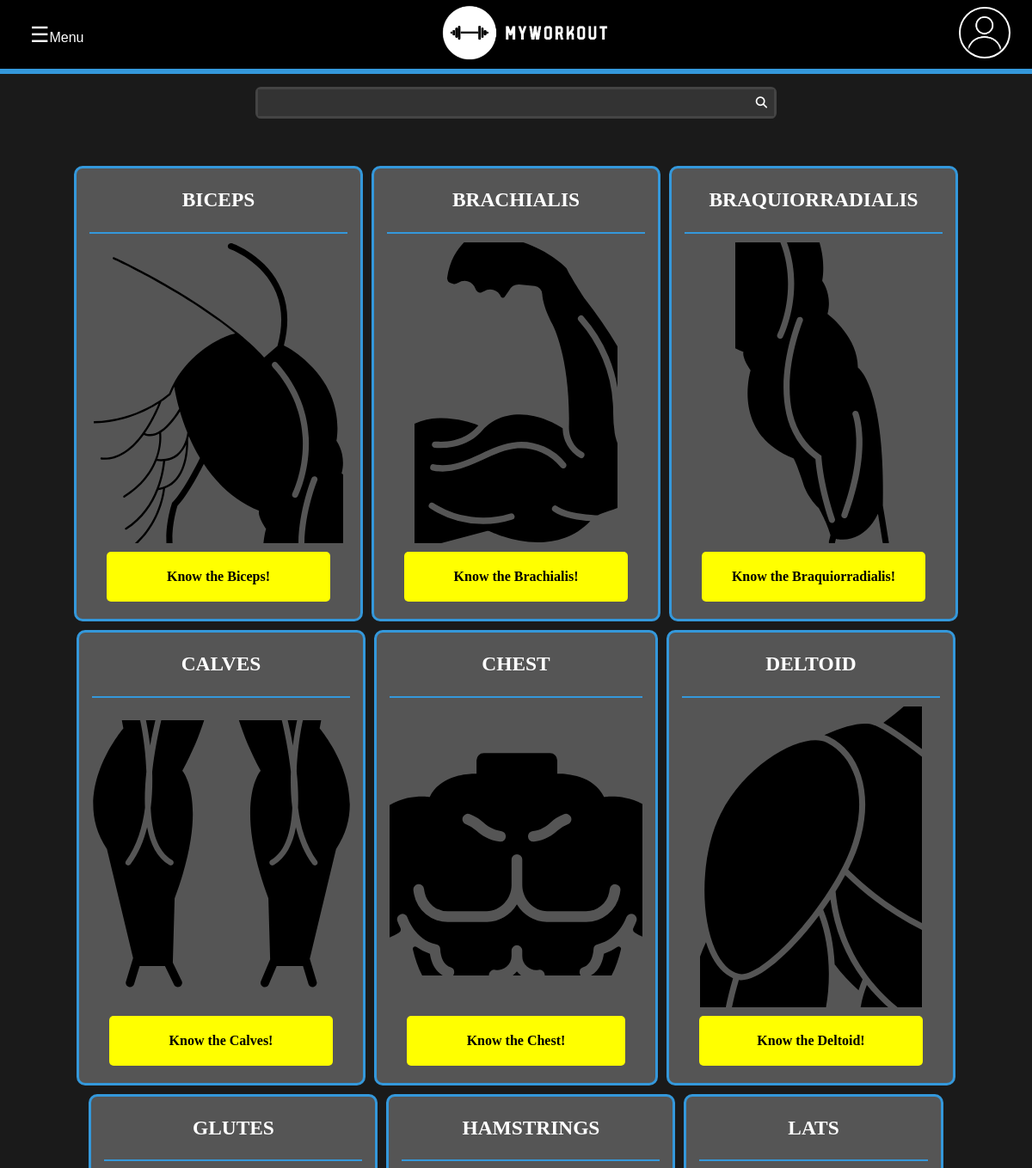
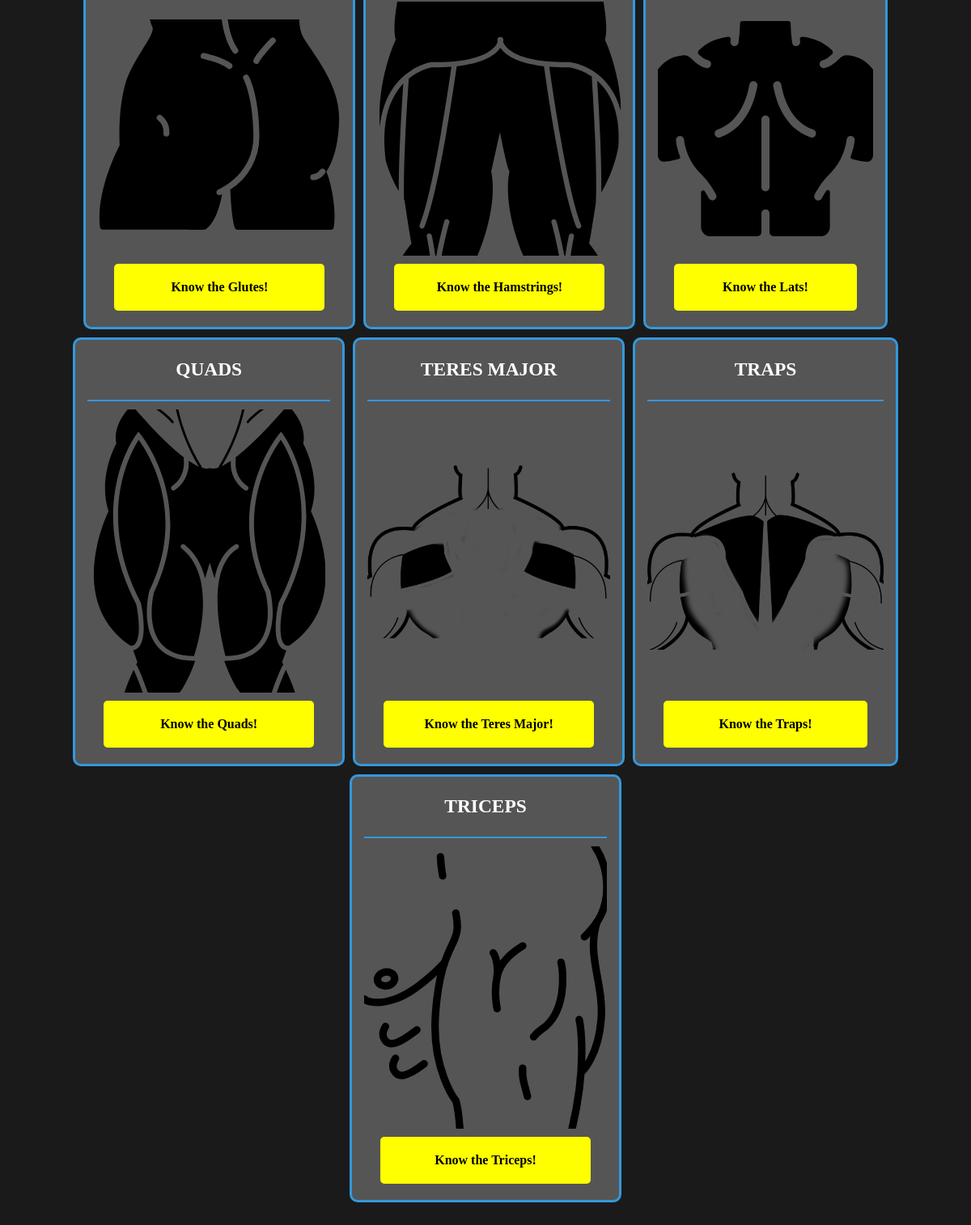
/workout/muscles/, run on an earlier commit of the app's database (2 pictures, top to bottom).
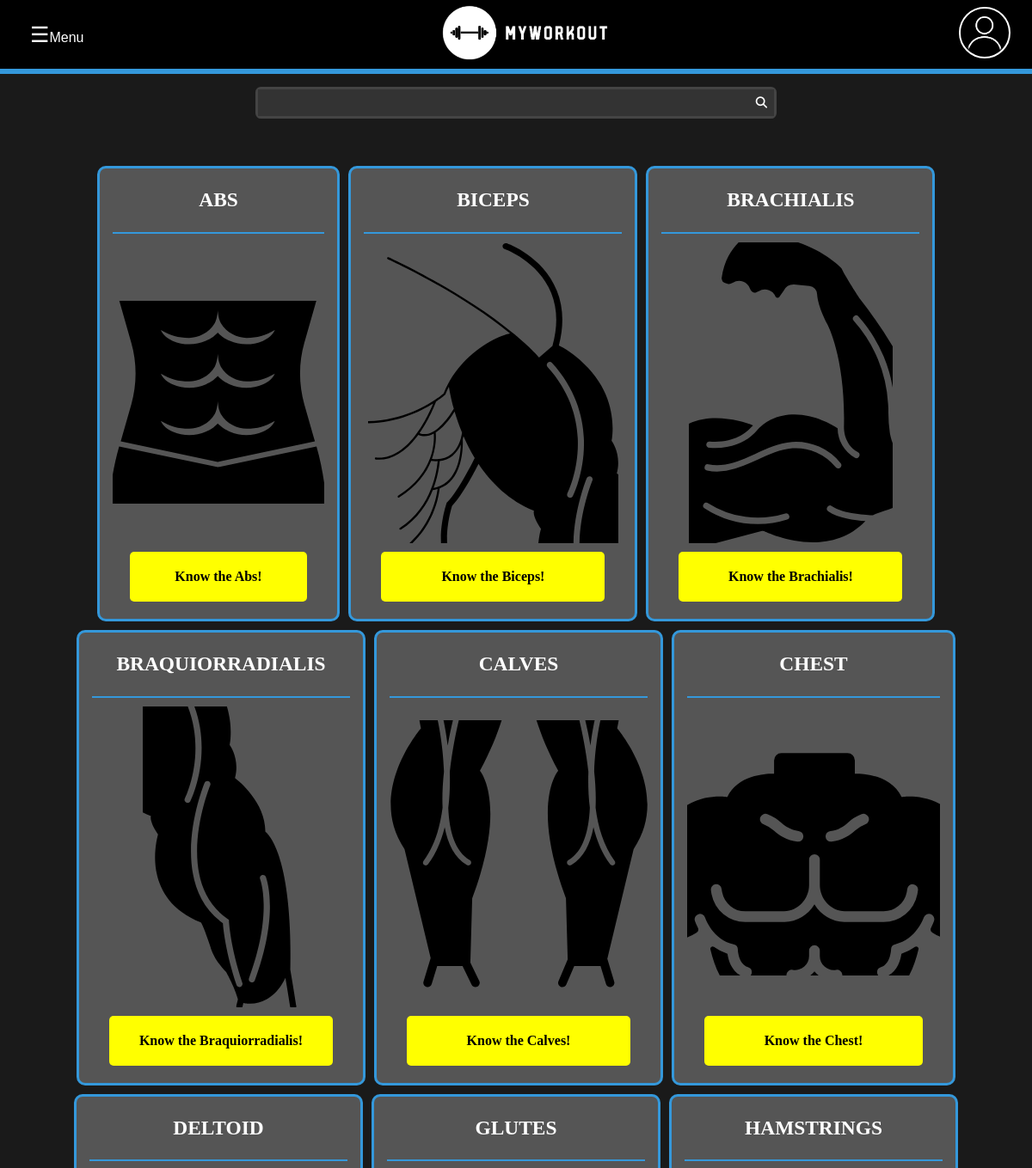
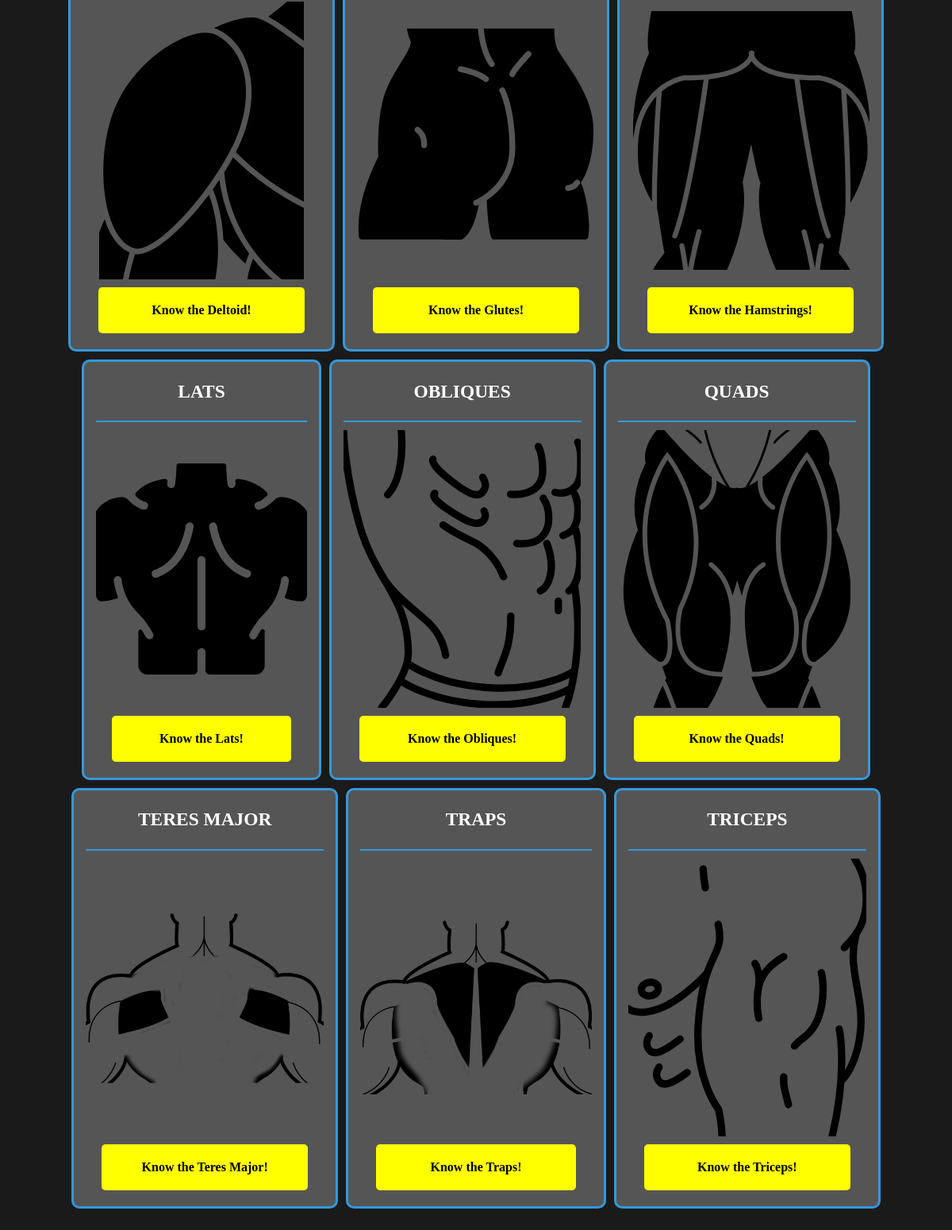
And on a later commit of the database (2 pictures, top to bottom).
### workout/models.py (models this page shows, shortened)
class Muscle(models.Model):
    name = models.CharField("Muscle name", max_length=50)
    scientific_name = models.CharField("Correct name", max_length=100,
                                       default="", blank=True)
    action = models.ManyToManyField("BioMovimentType")
    joints = models.ManyToManyField("Joint")
    origin = models.ManyToManyField("Bone", related_name="bone_origin")
    insertion = models.ManyToManyField("Bone", related_name="bone_insertions")
    cover = models.FileField(upload_to="images/muscles/%Y/%m/%d/", validators=[
        FileExtensionValidator(['svg'])
    ], blank=True)
    description = models.TextField("Some description of the muscle",
                                   blank=True)
    class Meta:
        ordering = ['name']

class MuscleGroup(Muscle):
    origins = models.ManyToManyField("Muscle", verbose_name="Heads (origins)",
                                     related_name="muscle_origins", blank=True)
    slug = models.CharField(blank=True, max_length=50)
    class Meta:
        ordering = ['name']

class Muscle(models.Model):
    name = models.CharField("Muscle name", max_length=50)
    scientific_name = models.CharField("Correct name", max_length=100,
                                       default="", blank=True)
    action = models.ManyToManyField("BioMovimentType")
    joints = models.ManyToManyField("Joint")
    origin = models.ManyToManyField("Bone", related_name="bone_origin")
    insertion = models.ManyToManyField("Bone", related_name="bone_insertions")
    cover = models.FileField(upload_to="images/muscles/%Y/%m/%d/", validators=[
        FileExtensionValidator(['svg'])
    ], blank=True)
    description = models.TextField("Some description of the muscle",
                                   blank=True)
    class Meta:
        ordering = ['name']

### workout/views.py (the view)
# urls.py: path('muscles/', views.muscles, name="list-muscles"),
def muscles(request):
    muscles = models.MuscleGroup.objects.all()
    return render(request, "workout/list-structures.html",
                  {"items": muscles, "is_muscle": True})

### templates/workout/list-structures.html (shortened to what the changed rows need)
{% extends 'base.html' %}
{% block content %}
    <main class="main-content">
        <section class="main-content-cards">
            {% if is_description %}
                <article class="main-content-cards card-opened">
                    <header class="card-title">
                        <h1> {{item.name}} </h1>
                        <h4><em> {{item.scientific_name}} </em></h4>
                    </header>
                    <div class="card-description">
                        <img src="{{item.cover.url}}" alt="" class="card-description-icon">
                        {% if is_bone %}
                            <details class="card-details">
                                <summary>
                                    <b>Associated Muscles:</b>
                                </summary>
                                <ul class="card-details-list">
                                    {% for muscle in item.muscles.all %}
                                        <li>{{muscle.scientific_name}}</li>
                                    {% endfor %}
                                </ul>
                            </details>
                        {% endif %}
                        {% if is_joint %}
                            <details class="card-details">
                                <summary>
                                    <b>Allowed movements:</b>
                                </summary>
                                <ul class="card-details-list">
                                    {% for move in item.allowed_movements.all %}
                                        <li>{{move.type_name}}</li>
                                    {% endfor %}
                                </ul>
                            </details>
                            <details class="card-details">
                                <summary>
                                    <b>Bones:</b>
                                </summary>
                                <ul class="card-details-list">
                                    {% for bone in item.bones.all %}
                                        <li>{{bone.name}}</li>
                                    {% endfor %}
                                </ul>
                            </details>
                            <details class="card-details">
                                <summary>
                                    <b>Joint type:</b>
                                </summary>
                                <ul class="card-details-list">
                                    {% for type in item.joint_type.all %}
                                        <li>{{type.type_name}}</li>
                                    {% endfor %}
                                </ul>
                            </details>
                        {% endif %}
                        {% if is_muscle %}
                            <details class="card-details">
                                <summary>
                                    <b>Actions:</b>
                                </summary>
                                <ul class="card-details-list">
                                    {% if item.origins.all %}
                                        {% for act in item.action.all %}
                                            <li>
                                                {{act.type_name}}:
                                                {% for muscle in item.origins.all %}
                                                    {% if act in muscle.action.all %}
                                                        <em>{{muscle.name}}</em>;
                                                    {% endif %}
                                                {% endfor %}
                                            </li>
                                        {% endfor %}
                                    {% else %}
                                        {% for act in item.action.all %}
                                            <li>{{act.type_name}}</li>
                                        {% endfor %}
                                    {% endif %}
                                </ul>
                            </details>
                            <details class="card-details">
                                <summary>
                                    <b>Origin:</b>
                                </summary>
                                <ul class="card-details-list">
                                    {% if item.origins.all %}
                                        {% for head in item.origins.all %}
                                            {% for bone in head.origin.all %}
                                                <li>
                                                    <em>{{ head.name }}</em> ({{bone.name}})
                                                </li>
                                            {% endfor %}
                                        {% endfor %}
                                    {% else %}
                                        {% for origin in item.origin.all %}
                                            <li>{{origin}}</li>
                                        {% endfor %}
                                    {% endif %}
                                </ul>
                            </details>
                            <details class="card-details">
                                <summary>
                                    <b>Insertion:</b>
                                </summary>
                                <ul class="card-details-list">
                                    {% for insertion in item.insertion.all %}
                                        <li>{{insertion.name}}</li>
                                    {% endfor %}
                                </ul>
                            </details>
                            {% endif %}
                            {% if is_exercise %}
                                <details class="card-details">
                                    <summary>
                                        <b>Muscles worked:</b>
                                    </summary>
                                    <ul class="card-details-list">
                                        {% for muscle in item.muscles.all %}
                                            <li>{{muscle.name}}</li>
                                        {% endfor %}
                                    </ul>
                                </details>
                            {% endif %}
                            <details class="card-details">
                            <summary>
                                <b>Description:</b>
                            </summary>
                            <ul>
                                <li>
                                    {{item.description|safe}}
                                </li>
                            </ul>
                        </details>
                    </div>
                </article>
            {% else %}
                {% for item in items %}
                    <article class="main-content-cards card">
                        <header class="card-title">
                            <h1> {{item.name}} </h1>
                        </header>
                        <img class="card-icon" src="{{item.cover.url}}" alt="">
                        <a href="{{get_absolute_url}}" class="card-cta"><b>Know the {{item.name}}!</b></a>
                    </article>
                {% endfor %}
            {% endif %}
        </section>
    </main>
{% endblock content %}

What changed in the data, as far as the page shows it:
added MuscleGroup: name "ABS", cover (picture), name "Abs"
added MuscleGroup: name "OBLIQUES", cover (picture), name "Obliques"
